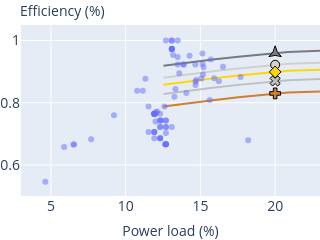

The notebook cell saved with this chart:
### Markdown cell above
## Plot eff=f(load)

### Code cell
# ===============
# Plot the PSU conversion efficiency data
# ===============

df = read_src_data()

fig = go.Figure()

marker_opacity = 0.5
marker_size = 9
marker_border_size = 1
marker_line = dict(
    width=marker_border_size,
    color='black'
)

# Combine the data from both PSU
loads = df['load_PSU1'].tolist()
loads.append(df['load_PSU2'].tolist())
efficiencies = df['efficiency_PSU1'].tolist()
efficiencies.append(df['efficiency_PSU2'].tolist())


fig.add_trace(
    go.Scatter(
        x = df_pfe['load_%']/100,
        y = df_pfe['efficiency_%']/100 + 0.94 - eff_interp(0.20) + 0.02,
        mode='lines',
        name='Titanium',
        marker=dict(
            color='rgb(121, 121, 130)', 
        ),
        showlegend=False
    )
)
fig.add_trace(
    go.Scatter(
        x = [0.2],
        y = [0.96],
        mode='markers',
        name='Titanium',
        marker=dict(
            symbol=19, 
            line=marker_line,
            size=marker_size, 
            color='rgb(121, 121, 130)', 
            ),
        showlegend=False
    )
)
fig.add_trace(
    go.Scatter(
        x = df_pfe['load_%']/100,
        y = df_pfe['efficiency_%']/100,
        mode='lines',
        name='Platinum',
        marker=dict(
            color='rgb(209, 208, 206)', 
        ),
        showlegend=False
    )
)
fig.add_trace(
    go.Scatter(
        x = [0.2],
        y = [0.922],
        mode='markers',
        name='Platinum',
        marker=dict(symbol=0, 
            line=marker_line,size=marker_size, color='rgb(209, 208, 206)', ),
        showlegend=False
    )
)
fig.add_trace(
    go.Scatter(
        x = df_pfe['load_%']/100,
        y = df_pfe['efficiency_%']/100 + 0.92 - eff_interp(0.50),
        mode='lines',
        name='Gold',
        marker=dict(
            color='rgb(255, 215, 0)', 
        ),
        showlegend=False
    )
)
fig.add_trace(
    go.Scatter(
        x = [0.20],
        y = [0.899],
        mode='markers',
        name='Gold',
        marker=dict(symbol=2,
            line=marker_line, size=marker_size, color='rgb(255, 215, 0)', 
            ),
        showlegend=False
    )
)
fig.add_trace(
    go.Scatter(
        x = df_pfe['load_%']/100,
        y = df_pfe['efficiency_%']/100 + 0.89 - eff_interp(0.50),
        mode='lines',
        name='Silver',
        marker=dict(
            color='rgb(192, 192, 192)', 
        ),
        showlegend=False
    )
)
fig.add_trace(
    go.Scatter(
        x = [0.20],
        y = [0.87],
        mode='markers',
        name='Silver',
        marker=dict(symbol=4,
            line=marker_line, size=marker_size, color='rgb(192, 192, 192)', 
            ),
        showlegend=False
    )
)
fig.add_trace(
    go.Scatter(
        x = df_pfe['load_%']/100,
        y = df_pfe['efficiency_%']/100 + 0.85 - eff_interp(0.50),
        mode='lines',
        name='Bronze',
        marker=dict(
            color='rgb(205, 127, 50)', 
        ),
        showlegend=False
    )
)
fig.add_trace(
    go.Scatter(
        x = [0.20],
        y = [0.83],
        mode='markers',
        name='Bronze',
        marker=dict(symbol=3,
            line=marker_line, size=marker_size, color='rgb(205, 127, 50)', 
            ),
        showlegend=False
    )
)


fig.add_trace(
    go.Scatter(
        x = loads,
        y = efficiencies,
        mode='markers',
        marker=dict(
            opacity=marker_opacity,
        ),
        showlegend=False
    )
)


 # y axis title
ytitle = go.layout.Annotation(
        x=-0.01,
        y=1.15,
        xref="paper",
        yref="paper",
        text="Efficiency (%)",
        showarrow=False,
        xanchor='left'
    )

# Define the custom layout options
custom_layout = dict(
    xaxis=dict(
        title=dict(
            text='Power load (%)',
            font={'size':font_size_px}
        ),
        range=[0.03,0.23],
        tickmode = 'array',
        tickvals = [0.05, 0.1, 0.15, 0.2],
        ticktext = [5, 10, 15, 20]
    ),
    yaxis=dict(
        title=None,
        range=[0.50,1.05],
    ),
    legend=dict(
        orientation='v'
    ),
    width=0.3*landscapewidth_px,
    annotations=[ytitle],
    margin=dict(l=0, r=0, t=25, b=0),
)
# Combine with the defaults and apply
layout = default_layout.copy()
layout.update(custom_layout)
fig.update_layout(layout)


fig.show()
fig.write_image(out_path/'efficiency_all.pdf')

### Figure 1 — Plotly figure (JSON) as saved in the notebook; plotly's stock layout.template omitted (floating-point values rounded to 4 significant figures)
{"data": [{"marker": {"color": "rgb(121, 121, 130)"}, "mode": "lines", "name": "Titanium", "showlegend": false, "type": "scatter", "x": [0.1253, 0.1357, 0.1472, 0.1597, 0.1754, 0.19, 0.2004, 0.2088, 0.2338, 0.2589, 0.286, 0.3132, 0.3445, 0.3779, 0.4092, 0.4499, 0.4906, 0.5365, 0.5752, 0.6148, 0.6608, 0.7004, 0.7526, 0.8121, 0.8716, 0.9269, 1], "y": [0.9186, 0.9258, 0.9332, 0.9399, 0.9482, 0.9551, 0.9602, 0.9634, 0.9677, 0.9704, 0.9727, 0.9748, 0.9768, 0.9779, 0.9789, 0.98, 0.9807, 0.9809, 0.981, 0.9805, 0.9796, 0.9787, 0.9772, 0.9751, 0.9727, 0.9706, 0.9677]}, {"marker": {"color": "rgb(121, 121, 130)", "line": {"color": "black", "width": 1}, "size": 9, "symbol": 19}, "mode": "markers", "name": "Titanium", "showlegend": false, "type": "scatter", "x": [0.2], "y": [0.96]}, {"marker": {"color": "rgb(209, 208, 206)"}, "mode": "lines", "name": "Platinum", "showlegend": false, "type": "scatter", "x": [0.1253, 0.1357, 0.1472, 0.1597, 0.1754, 0.19, 0.2004, 0.2088, 0.2338, 0.2589, 0.286, 0.3132, 0.3445, 0.3779, 0.4092, 0.4499, 0.4906, 0.5365, 0.5752, 0.6148, 0.6608, 0.7004, 0.7526, 0.8121, 0.8716, 0.9269, 1], "y": [0.8804, 0.8876, 0.895, 0.9017, 0.91, 0.9169, 0.922, 0.9252, 0.9295, 0.9322, 0.9346, 0.9367, 0.9386, 0.9397, 0.9407, 0.9418, 0.9425, 0.9427, 0.9428, 0.9423, 0.9414, 0.9405, 0.939, 0.937, 0.9346, 0.9324, 0.9295]}, {"marker": {"color": "rgb(209, 208, 206)", "line": {"color": "black", "width": 1}, "size": 9, "symbol": 0}, "mode": "markers", "name": "Platinum", "showlegend": false, "type": "scatter", "x": [0.2], "y": [0.922]}, {"marker": {"color": "rgb(255, 215, 0)"}, "mode": "lines", "name": "Gold", "showlegend": false, "type": "scatter", "x": [0.1253, 0.1357, 0.1472, 0.1597, 0.1754, 0.19, 0.2004, 0.2088, 0.2338, 0.2589, 0.286, 0.3132, 0.3445, 0.3779, 0.4092, 0.4499, 0.4906, 0.5365, 0.5752, 0.6148, 0.6608, 0.7004, 0.7526, 0.8121, 0.8716, 0.9269, 1], "y": [0.8578, 0.865, 0.8725, 0.8791, 0.8874, 0.8944, 0.8994, 0.9026, 0.9069, 0.9096, 0.912, 0.9141, 0.9161, 0.9172, 0.9182, 0.9193, 0.92, 0.9202, 0.9203, 0.9198, 0.9189, 0.918, 0.9165, 0.9144, 0.912, 0.9098, 0.9069]}, {"marker": {"color": "rgb(255, 215, 0)", "line": {"color": "black", "width": 1}, "size": 9, "symbol": 2}, "mode": "markers", "name": "Gold", "showlegend": false, "type": "scatter", "x": [0.2], "y": [0.899]}, {"marker": {"color": "rgb(192, 192, 192)"}, "mode": "lines", "name": "Silver", "showlegend": false, "type": "scatter", "x": [0.1253, 0.1357, 0.1472, 0.1597, 0.1754, 0.19, 0.2004, 0.2088, 0.2338, 0.2589, 0.286, 0.3132, 0.3445, 0.3779, 0.4092, 0.4499, 0.4906, 0.5365, 0.5752, 0.6148, 0.6608, 0.7004, 0.7526, 0.8121, 0.8716, 0.9269, 1], "y": [0.8278, 0.835, 0.8425, 0.8491, 0.8574, 0.8644, 0.8694, 0.8726, 0.8769, 0.8796, 0.882, 0.8841, 0.8861, 0.8872, 0.8882, 0.8893, 0.89, 0.8902, 0.8903, 0.8898, 0.8889, 0.888, 0.8865, 0.8844, 0.882, 0.8798, 0.8769]}, {"marker": {"color": "rgb(192, 192, 192)", "line": {"color": "black", "width": 1}, "size": 9, "symbol": 4}, "mode": "markers", "name": "Silver", "showlegend": false, "type": "scatter", "x": [0.2], "y": [0.87]}, {"marker": {"color": "rgb(205, 127, 50)"}, "mode": "lines", "name": "Bronze", "showlegend": false, "type": "scatter", "x": [0.1253, 0.1357, 0.1472, 0.1597, 0.1754, 0.19, 0.2004, 0.2088, 0.2338, 0.2589, 0.286, 0.3132, 0.3445, 0.3779, 0.4092, 0.4499, 0.4906, 0.5365, 0.5752, 0.6148, 0.6608, 0.7004, 0.7526, 0.8121, 0.8716, 0.9269, 1], "y": [0.7878, 0.795, 0.8025, 0.8091, 0.8174, 0.8244, 0.8294, 0.8326, 0.8369, 0.8396, 0.842, 0.8441, 0.8461, 0.8472, 0.8482, 0.8493, 0.85, 0.8502, 0.8503, 0.8498, 0.8489, 0.848, 0.8465, 0.8444, 0.842, 0.8398, 0.8369]}, {"marker": {"color": "rgb(205, 127, 50)", "line": {"color": "black", "width": 1}, "size": 9, "symbol": 3}, "mode": "markers", "name": "Bronze", "showlegend": false, "type": "scatter", "x": [0.2], "y": [0.83]}, {"marker": {"opacity": 0.5}, "mode": "markers", "showlegend": false, "type": "scatter", "x": [0.1563, 0.1592, 0.157, 0.1472, 0.1769, 0.1651, 0.1624, 0.1359, 0.1513, 0.152, 0.1192, 0.1309, 0.1388, 0.1153, 0.1237, 0.1077, 0.1115, 0.1192, 0.1309, 0.1192, 0.1269, 0.123, 0.123, 0.1269, 0.123, 0.1269, 0.1427, 0.1348, 0.1192, 0.1269, 0.123, 0.1153, 0.1192, 0.1309, 0.1192, 0.1192, 0.123, 0.1269, 0.1348, 0.1309, 0.1269, 0.1192, 0.123, 0.1199, 0.123, 0.1309, 0.123, 0.1388, 0.1309, 0.1467, 0.1192, 0.1348, 0.1192, 0.1262, 0.1309, 0.123, 0.1507, 0.1269, 0.1192, 0.1388, 0.1269, 0.1269, 0.1269, 0.1269, 0.1309, 0.2119, 0.1986, 0.1975, 0.2027, 0.1998, 0.2108, 0.2146, 0.2108, 0.2039, 0.2256, 0.206, 0.2027, 0.2133, 0.2126, 0.2139, 0.1848, 0.1945, 0.1998, 0.2209, 0.1954, 0.2139, 0.06547, 0.0922, 0.0651, 0.07694, 0.1333, 0.126, 0.1132, 0.12, 0.1209, 0.1205, 0.1326, 0.1317, 0.1517, 0.1466, 0.1467, 0.1406, 0.1514, 0.1819, 0.0506, 0.04626, 0.05885, [0.1467, 0.1333, 0.132, 0.1354, 0.1466, 0.1446, 0.1396, 0.1538, 0.1386, 0.1329, 0.1269, 0.1269, 0.1348, 0.1348, 0.1309, 0.1626, 0.1507, 0.1427, 0.1309, 0.1388, 0.1388, 0.1348, 0.1316, 0.1316, 0.1316, 0.1309, 0.1146, 0.1269, 0.1388, 0.1348, 0.1388, 0.1388, 0.1309, 0.1309, 0.1348, 0.1309, 0.1348, 0.1388, 0.123, 0.1269, 0.1309, 0.1388, 0.1269, 0.1269, 0.1309, 0.142, 0.1309, 0.1467, 0.1309, 0.1586, 0.1388, 0.1309, 0.1309, 0.1348, 0.1192, 0.1388, 0.1115, 0.1269, 0.1388, 0.123, 0.1388, 0.1309, 0.1269, 0.1269, 0.1427, 0.2019, 0.206, 0.2007, 0.1977, 0.2027, 0.206, 0.2047, 0.2027, 0.1965, 0.2198, 0.2139, 0.1977, 0.2178, 0.1882, 0.2119, 0.2104, 0.1945, 0.2119, 0.1987, 0.2171, 0.21, 0.08713, 0.0726, 0.08667, 0.04677, 0.1081, 0.1069, 0.1069, 0.1069, 0.1052, 0.1009, 0.1368, 0.1516, 0.129, 0.1338, 0.1234, 0.1348, 0.1389, 0.1818, 0.05208, 0.06643, 0.07711]], "y": [0.8088, 0.8785, 0.9387, 0.8728, 0.883, 0.9159, 0.8695, 0.8944, 0.9584, 0.9142, 0.7647, 0.973, 0.9231, 0.7059, 0.7429, 0.8387, 0.8387, 0.7059, 0.7222, 0.7059, 0.7222, 0.7429, 0.7222, 0.6667, 0.7222, 1, 0.9512, 0.9231, 0.7647, 0.7429, 0.6857, 0.7879, 0.7647, 1, 0.7647, 0.7647, 0.6857, 0.6667, 1, 0.973, 0.7222, 0.6857, 0.7647, 0.7647, 0.6857, 0.973, null, 0.9231, 0.973, 0.8571, 0.7647, 0.9474, 0.7059, 0.6667, 0.973, 0.7429, 0.878, null, 0.7647, null, 0.6667, 0.6667, 0.7429, 0.7027, 1, null, null, null, null, null, null, null, null, null, null, null, null, null, null, null, null, null, null, null, null, null, 0.6656, 0.7601, 0.6656, 0.6828, 0.8442, 0.7877, 0.8772, 0.7395, 0.7718, 0.7694, 0.8194, 0.9536, 0.8908, 0.9231, 0.8683, 0.8312, 0.9256, 0.6796, null, 0.5455, 0.6573, [0.8395, 0.9222, 0.8571, 0.7901, 0.8691, 0.919, 0.887, 0.9091, 0.8796, 0.9019, 0.6667, 0.7222, 0.9231, 1, 0.973, 0.8182, 0.8571, 0.9, 1, 1, 0.9231, 1, 0.9474, 0.9474, 1, 0.973, 0.8125, 0.6667, 0.9474, 0.9474, 1, 0.9231, 0.7222, 0.973, 1, 1, 0.9474, 0.9231, 0.7429, 0.6667, 1, 0.9231, 0.7222, 0.7222, 0.973, 0.9, null, 0.878, 0.973, 0.8, 0.975, 0.973, 0.973, 1, 0.7059, 0.878, 0.75, null, 0.975, null, 0.9231, 0.973, 0.7222, 0.7222, 0.975, null, null, null, null, null, null, null, null, null, null, null, null, null, null, null, null, null, null, null, null, null, 0.7292, 0.688, 0.7211, 0.7318, 0.8715, 0.7719, 0.7807, 0.709, 0.7511, 0.814, 0.907, 0.902, 0.905, 0.8944, 0.8754, 0.8663, 0.8122, 0.6937, null, 0.6457, 0.7173]]}], "layout": {"annotations": [{"showarrow": false, "text": "Efficiency (%)", "x": -0.01, "xanchor": "left", "xref": "paper", "y": 1.15, "yref": "paper"}], "font": {"size": 14}, "height": 200, "legend": {"orientation": "v"}, "margin": {"b": 0, "l": 0, "r": 0, "t": 25}, "title": {}, "width": 307.2, "xaxis": {"range": [0.03, 0.23], "tickmode": "array", "ticktext": [5, 10, 15, 20], "tickvals": [0.05, 0.1, 0.15, 0.2], "title": {"font": {"size": 14}, "text": "Power load (%)"}}, "yaxis": {"range": [0.5, 1.05], "title": {}}}}
